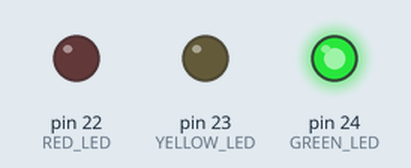
This sketch was run on a simulated Arduino Mega 2560, built with avr-gcc and run on an emulated ATmega2560. Parts: output pins drawn as LEDs (lit = HIGH).

Above: at 1.5 s.
At 3.5 s:
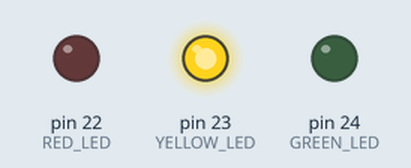
At 6.5 s:
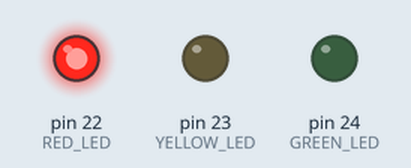
Timing chart, 0 to 11.7 s (numbered marks = the images above):
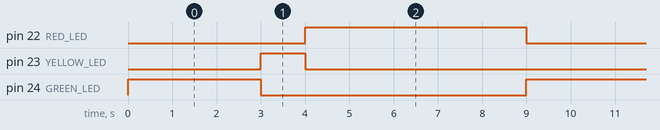

The sketch:

02_RGled.ino
```cpp
const int GREEN_LED = 24;
const int YELLOW_LED = 23;
const int RED_LED = 22;

void allLightsOff() {
  digitalWrite(GREEN_LED, LOW);
  digitalWrite(YELLOW_LED, LOW);
  digitalWrite(RED_LED, LOW);
}

void setup() {
  pinMode(GREEN_LED, OUTPUT);
  pinMode(YELLOW_LED, OUTPUT);
  pinMode(RED_LED, OUTPUT);
  allLightsOff();
}

void loop() {
  allLightsOff();
  digitalWrite(GREEN_LED, HIGH);
  delay(3000);

  allLightsOff();
  digitalWrite(YELLOW_LED, HIGH);
  delay(1000);

  allLightsOff();
  digitalWrite(RED_LED, HIGH);
  delay(5000);
}
```

Measured:
- by itself, pin 22 (RED_LED): alternates HIGH for 5.0 s and LOW for 4.0 s
- by itself, pin 23 (YELLOW_LED): alternates HIGH for 1.0 s and LOW for 8.0 s
- by itself, pin 24 (GREEN_LED): alternates HIGH for 3.0 s and LOW for 6.0 s
